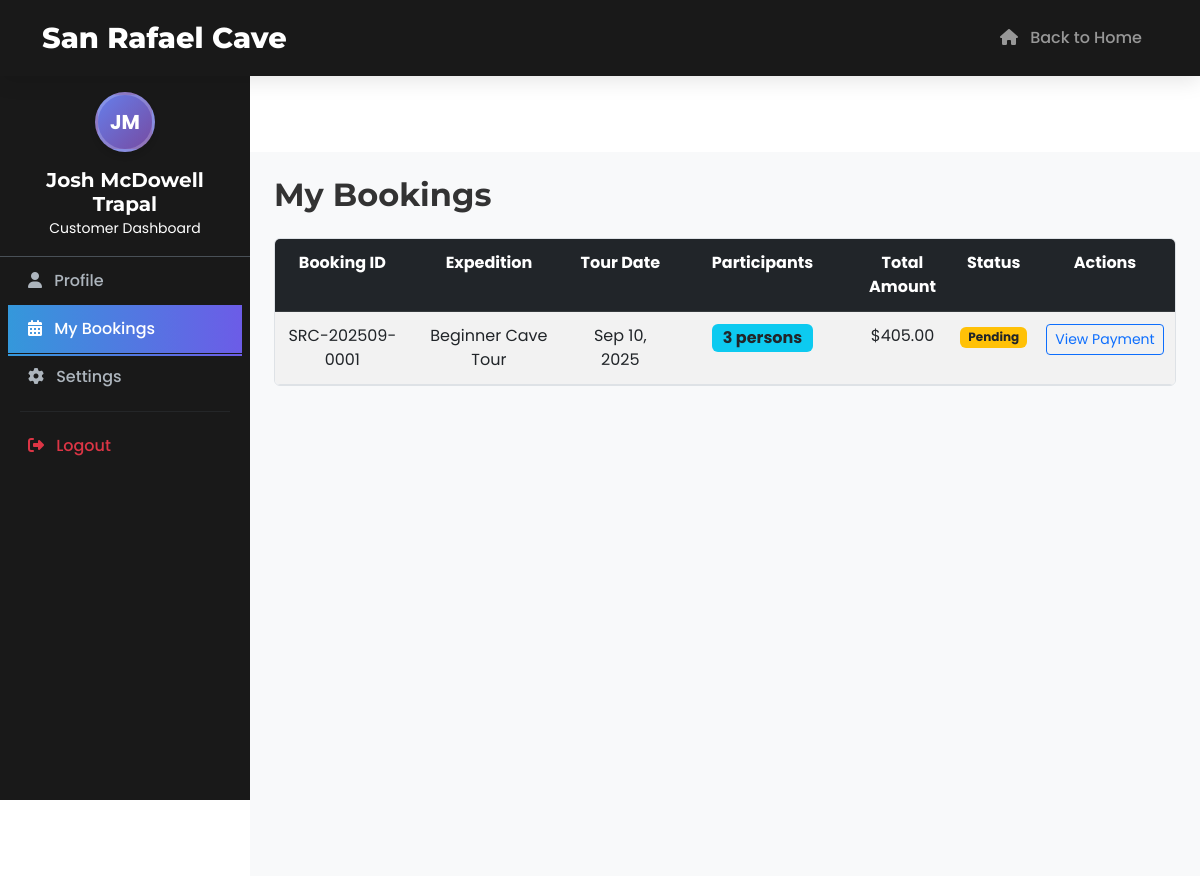
/customer/my_bookings.php (signed in), run on the app's committed database.
### tables this page shows
CREATE TABLE `bookings` (
  `id` int(11) NOT NULL,
  `booking_reference` varchar(50) DEFAULT NULL,
  `user_id` int(11) DEFAULT NULL,
  `expedition_id` int(11) NOT NULL,
  `tour_date` date NOT NULL,
  `person1_name` varchar(100) NOT NULL,
  `person2_name` varchar(100) DEFAULT NULL,
  `person3_name` varchar(100) DEFAULT NULL,
  `contact_email` varchar(100) NOT NULL,
  `contact_phone` varchar(20) DEFAULT NULL,
  `payment_proof` varchar(500) DEFAULT NULL,
  `total_amount` decimal(10,2) NOT NULL,
  `booking_status` enum('pending','confirmed','cancelled') NOT NULL DEFAULT 'pending',
  `special_requests` text DEFAULT NULL,
  `created_at` timestamp NOT NULL DEFAULT current_timestamp(),
  `updated_at` timestamp NOT NULL DEFAULT current_timestamp() ON UPDATE current_timestamp()
);

CREATE TABLE `cave_explorations` (
  `id` int(11) NOT NULL,
  `name` varchar(255) NOT NULL,
  `price` decimal(10,2) NOT NULL,
  `image` varchar(500) DEFAULT NULL,
  `created_at` timestamp NOT NULL DEFAULT current_timestamp(),
  `updated_at` timestamp NOT NULL DEFAULT current_timestamp() ON UPDATE current_timestamp()
);

### includes/booking_helper.php (called while the page is built, shortened)
<?php
function formatBookingReference($booking_reference, $fallback_id = null) {
    if (!empty($booking_reference)) {
        return $booking_reference;
    }
    return $fallback_id ? "#{$fallback_id}" : "#N/A";
}
?>

### customer/my_bookings.php (the view, shortened to what this page needs)
<?php
require_once '../includes/db_connect.php';
require_once '../includes/booking_helper.php';
try {
    $stmt = $pdo->prepare("
        SELECT b.*, e.name as expedition_title, e.price as expedition_price
        FROM bookings b
        JOIN cave_explorations e ON b.expedition_id = e.id
        WHERE b.user_id = ?
        ORDER BY b.created_at DESC
    ");
    $stmt->execute([$_SESSION['user_id']]);
    $bookings = $stmt->fetchAll(PDO::FETCH_ASSOC);
} catch (PDOException $e) {
    $error = "Error fetching bookings: " . $e->getMessage();
}
?>
<!DOCTYPE html>
<html lang="en">
<head>
    <link href="https://cdn.jsdelivr.net/npm/bootstrap@5.3.0/dist/css/bootstrap.min.css" rel="stylesheet">
    <link rel="stylesheet" href="https://cdnjs.cloudflare.com/ajax/libs/font-awesome/6.4.0/css/all.min.css">
    <link rel="stylesheet" href="../css/style.css">
</head>
<body>
    <nav class="navbar navbar-expand-lg navbar-dark fixed-top">
        <div class="container">
            <a class="navbar-brand" href="../index.php">San Rafael Cave</a>
            <div class="collapse navbar-collapse" id="navbarNav">
                <ul class="navbar-nav ms-auto">
                    <li class="nav-item">
                        <a class="nav-link" href="../index.php">
                            <i class="fas fa-home me-2"></i>
                            <span>Back to Home</span>
                        </a>
                    </li>
                </ul>
            </div>
        </div>
    </nav>
    <?php include 'sidebar.php'; ?>
    <div class="main-content">
        <div class="container-fluid p-4">
        <div class="row">
            <div class="col-12">
                <h2 class="mb-4">My Bookings</h2>
                <?php if (empty($bookings)): ?>
                    <div class="alert alert-info">
                        <h5>No bookings found</h5>
                        <p>You haven't made any bookings yet. <a href="../index.php" class="alert-link">Browse our expeditions</a> to make your first booking!</p>
                    </div>
                <?php else: ?>
                    <div class="table-container" style="position: relative; max-height: 60vh; overflow-y: auto; border: 1px solid #dee2e6; border-radius: 0.375rem;">
                        <table class="table table-striped table-hover mb-0">
                            <thead class="table-dark" style="position: sticky; top: 0; z-index: 10;">
                                <tr>
                                    <th class="text-center">Booking ID</th>
                                    <th class="text-center">Expedition</th>
                                    <th class="text-center">Tour Date</th>
                                    <th class="text-center">Participants</th>
                                    <th class="text-center">Total Amount</th>
                                    <th class="text-center">Status</th>
                                    <th class="text-center">Actions</th>
                                </tr>
                            </thead>
                            <tbody>
                                <?php foreach ($bookings as $booking): ?>
                                    <tr>
                                        <td class="text-center"><?php echo htmlspecialchars(formatBookingReference($booking['booking_reference'], $booking['id'])); ?></td>
                                        <td class="text-center"><?php echo htmlspecialchars($booking['expedition_title']); ?></td>
                                        <td class="text-center"><?php echo date('M d, Y', strtotime($booking['tour_date'])); ?></td>
                                        <td class="text-center">
                                            <?php
                                            $participant_count = 0;
                                            if (!empty($booking['person1_name'])) $participant_count++;
                                            if (!empty($booking['person2_name'])) $participant_count++;
                                            if (!empty($booking['person3_name'])) $participant_count++;
                                            ?>
                                            <span class="badge bg-info text-dark fs-6"><?php echo $participant_count; ?> person<?php echo $participant_count > 1 ? 's' : ''; ?></span>
                                        </td>
                                        <td class="text-center">$<?php echo number_format($booking['total_amount'], 2); ?></td>
                                        <td class="text-center">
                                            <?php
                                            $status = $booking['booking_status'];
                                            $badgeClass = '';
                                            switch($status) {
                                                case 'pending':
                                                    $badgeClass = 'bg-warning text-dark';
                                                    break;
                                            }
                                            ?>
                                            <span class="badge <?php echo $badgeClass; ?>"><?php echo ucfirst($status); ?></span>
                                        </td>
                                        <td class="text-center">
                                            <div class="btn-group-vertical btn-group-sm">
                                                <?php if (!empty($booking['payment_proof'])): ?>
                                                    <a href="../uploads/payment_proofs/<?php echo htmlspecialchars($booking['payment_proof']); ?>"
                                                       class="btn btn-outline-primary btn-sm" target="_blank">View Payment</a>
                                                <?php endif; ?>
                                            </div>
                                        </td>
                                    </tr>
                                <?php endforeach; ?>
                            </tbody>
                        </table>
                    </div>
                <?php endif; ?>
            </div>
        </div>
    </div>
    </div>
</body>
</html>

### css/style.css (style rules this page uses)
body { font-family: 'Poppins', sans-serif; color: #333; overflow-x: hidden; }
h1, h2, h3, h4, h5, h6 { font-family: 'Montserrat', sans-serif; font-weight: 700; }
.navbar { background-color: rgba(0, 0, 0, 0.7); transition: all 0.3s ease; padding: 1rem 0; }
.navbar-brand { font-family: 'Montserrat', sans-serif; font-weight: 800; font-size: 1.8rem; color: #fff; }
.nav-link { font-weight: 500; margin: 0 0.5rem; position: relative; transition: all 0.3s ease; }
.nav-link:after { content: ''; position: absolute; width: 0; height: 2px; background: linear-gradient(90deg, #3498db, #6c5ce7); bottom: -3px; left: 0; transition: width 0.3s ease; }

### customer/my_bookings.php (style rules this page uses)
.navbar { background-color: rgba(0, 0, 0, 0.9); transition: all 0.3s ease; padding: 0.7rem 0; box-shadow: 0 5px 20px rgba(0, 0, 0, 0.1); }
.navbar-brand { font-family: 'Montserrat', sans-serif; font-weight: 800; font-size: 1.8rem; color: #fff; }
.nav-link { font-weight: 500; margin: 0 0.5rem; position: relative; transition: all 0.3s ease; }
.nav-link:after { content: ''; position: absolute; width: 0; height: 2px; background: linear-gradient(90deg, #3498db, #6c5ce7); bottom: -3px; left: 0; transition: width 0.3s ease; }
body { font-family: 'Poppins', sans-serif; padding-top: 76px; }
.table-container { margin-top: 20px; }
.navbar .nav-link { position: relative; text-decoration: none; }
.navbar .nav-link:after { content: ''; position: absolute; width: 0; height: 2px; background: linear-gradient(90deg, #3498db, #6c5ce7); bottom: -3px; left: 0; transition: width 0.3s ease; }
.table-container { overflow-x: auto; }
.table-container table { table-layout: auto; min-width: 100%; }
.table-container .table td, .table-container .table th { white-space: normal; word-wrap: break-word; padding: 0.75rem 0.5rem; vertical-align: top; }
.table-container th:nth-child(1), .table-container td:nth-child(1) { min-width: 120px; }
.table-container th:nth-child(2), .table-container td:nth-child(2) { min-width: 150px; }
.table-container th:nth-child(3), .table-container td:nth-child(3) { min-width: 100px; }
.table-container th:nth-child(4), .table-container td:nth-child(4) { min-width: 180px; }
.table-container th:nth-child(5), .table-container td:nth-child(5) { min-width: 80px; }
.table-container th:nth-child(6), .table-container td:nth-child(6) { min-width: 80px; }
.table-container th:nth-child(7), .table-container td:nth-child(7) { min-width: 140px; }

### customer/sidebar.php (style rules this page uses)
@media (min-width: 768px) { .main-content { margin-left: 250px; margin-top: 76px; transition: margin-left 0.3s ease; min-height: calc(100vh - 76px); background-color: #f8f9fa; padding-top: 0 !important; } }

### data on the page
bookings: booking_reference "SRC-202509-0001", expedition.name "Beginner Cave Tour", tour_date "Sep 10, 2025", participant_count "3", total_amount "405.00", booking_status "Pending"

### other printed values
substr($initials, 0, 2) "JM"
$_SESSION['user_fullname'] "Josh McDowell Trapal"
